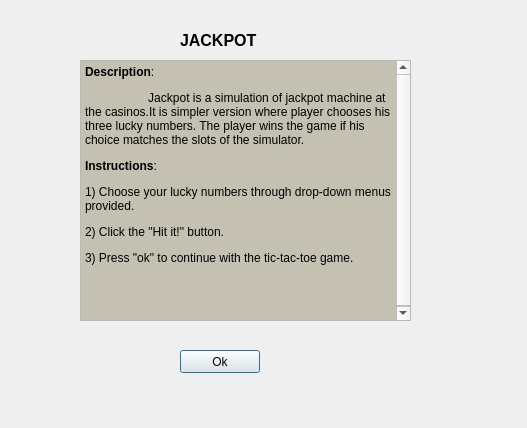
<?xml version="1.0" encoding="UTF-8"?>
<ui version="4.0">
 <class>about</class>
 <widget class="QDialog" name="about">
  <property name="geometry">
   <rect>
    <x>0</x>
    <y>0</y>
    <width>527</width>
    <height>428</height>
   </rect>
  </property>
  <property name="windowTitle">
   <string>Dialog</string>
  </property>
  <widget class="QLabel" name="label">
   <property name="geometry">
    <rect>
     <x>180</x>
     <y>30</y>
     <width>131</width>
     <height>21</height>
    </rect>
   </property>
   <property name="text">
    <string>&lt;html&gt;&lt;head/&gt;&lt;body&gt;&lt;p&gt;&lt;span style=&quot; font-size:12pt; font-weight:600;&quot;&gt;     JACKPOT&lt;/span&gt;&lt;/p&gt;&lt;/body&gt;&lt;/html&gt;</string>
   </property>
  </widget>
  <widget class="QPushButton" name="buttonBox">
   <property name="geometry">
    <rect>
     <x>180</x>
     <y>350</y>
     <width>80</width>
     <height>23</height>
    </rect>
   </property>
   <property name="text">
    <string>Ok</string>
   </property>
  </widget>
  <widget class="QTextBrowser" name="textBrowser">
   <property name="geometry">
    <rect>
     <x>80</x>
     <y>60</y>
     <width>331</width>
     <height>261</height>
    </rect>
   </property>
   <property name="palette">
    <palette>
     <active>
      <colorrole role="Base">
       <brush brushstyle="SolidPattern">
        <color alpha="255">
         <red>197</red>
         <green>193</green>
         <blue>178</blue>
        </color>
       </brush>
      </colorrole>
     </active>
     <inactive>
      <colorrole role="Base">
       <brush brushstyle="SolidPattern">
        <color alpha="255">
         <red>197</red>
         <green>193</green>
         <blue>178</blue>
        </color>
       </brush>
      </colorrole>
     </inactive>
     <disabled>
      <colorrole role="Base">
       <brush brushstyle="SolidPattern">
        <color alpha="255">
         <red>239</red>
         <green>235</green>
         <blue>231</blue>
        </color>
       </brush>
      </colorrole>
     </disabled>
    </palette>
   </property>
   <property name="html">
    <string>&lt;!DOCTYPE HTML PUBLIC &quot;-//W3C//DTD HTML 4.0//EN&quot; &quot;http://www.w3.org/TR/REC-html40/strict.dtd&quot;&gt;
&lt;html&gt;&lt;head&gt;&lt;meta name=&quot;qrichtext&quot; content=&quot;1&quot; /&gt;&lt;style type=&quot;text/css&quot;&gt;
p, li { white-space: pre-wrap; }
&lt;/style&gt;&lt;/head&gt;&lt;body style=&quot; font-family:'Sans Serif'; font-size:9pt; font-weight:400; font-style:normal;&quot;&gt;
&lt;p style=&quot; margin-top:12px; margin-bottom:12px; margin-left:0px; margin-right:0px; -qt-block-indent:0; text-indent:0px;&quot;&gt;&lt;span style=&quot; font-weight:600;&quot;&gt;Description&lt;/span&gt;:&lt;/p&gt;
&lt;p style=&quot; margin-top:12px; margin-bottom:12px; margin-left:0px; margin-right:0px; -qt-block-indent:0; text-indent:0px;&quot;&gt;                   Jackpot is a simulation of jackpot machine at the casinos.It is simpler version where player chooses his three lucky numbers. The player wins the game if his choice matches the slots of the simulator.&lt;/p&gt;
&lt;p style=&quot; margin-top:12px; margin-bottom:12px; margin-left:0px; margin-right:0px; -qt-block-indent:0; text-indent:0px;&quot;&gt;&lt;span style=&quot; font-weight:600;&quot;&gt;Instructions&lt;/span&gt;:&lt;/p&gt;
&lt;p style=&quot; margin-top:12px; margin-bottom:12px; margin-left:0px; margin-right:0px; -qt-block-indent:0; text-indent:0px;&quot;&gt;1) Choose your lucky numbers through drop-down menus provided.&lt;/p&gt;
&lt;p style=&quot; margin-top:12px; margin-bottom:12px; margin-left:0px; margin-right:0px; -qt-block-indent:0; text-indent:0px;&quot;&gt;2) Click the &amp;quot;Hit it!&amp;quot; button.&lt;/p&gt;
&lt;p style=&quot; margin-top:12px; margin-bottom:12px; margin-left:0px; margin-right:0px; -qt-block-indent:0; text-indent:0px;&quot;&gt;3) Press &amp;quot;ok&amp;quot; to continue with the tic-tac-toe game.&lt;/p&gt;
&lt;p style=&quot; margin-top:12px; margin-bottom:12px; margin-left:0px; margin-right:0px; -qt-block-indent:0; text-indent:0px;&quot;&gt; &lt;/p&gt;
&lt;p style=&quot; margin-top:12px; margin-bottom:12px; margin-left:0px; margin-right:0px; -qt-block-indent:0; text-indent:0px;&quot;&gt;                   &lt;/p&gt;&lt;/body&gt;&lt;/html&gt;</string>
   </property>
  </widget>
 </widget>
 <resources/>
 <connections/>
</ui>
